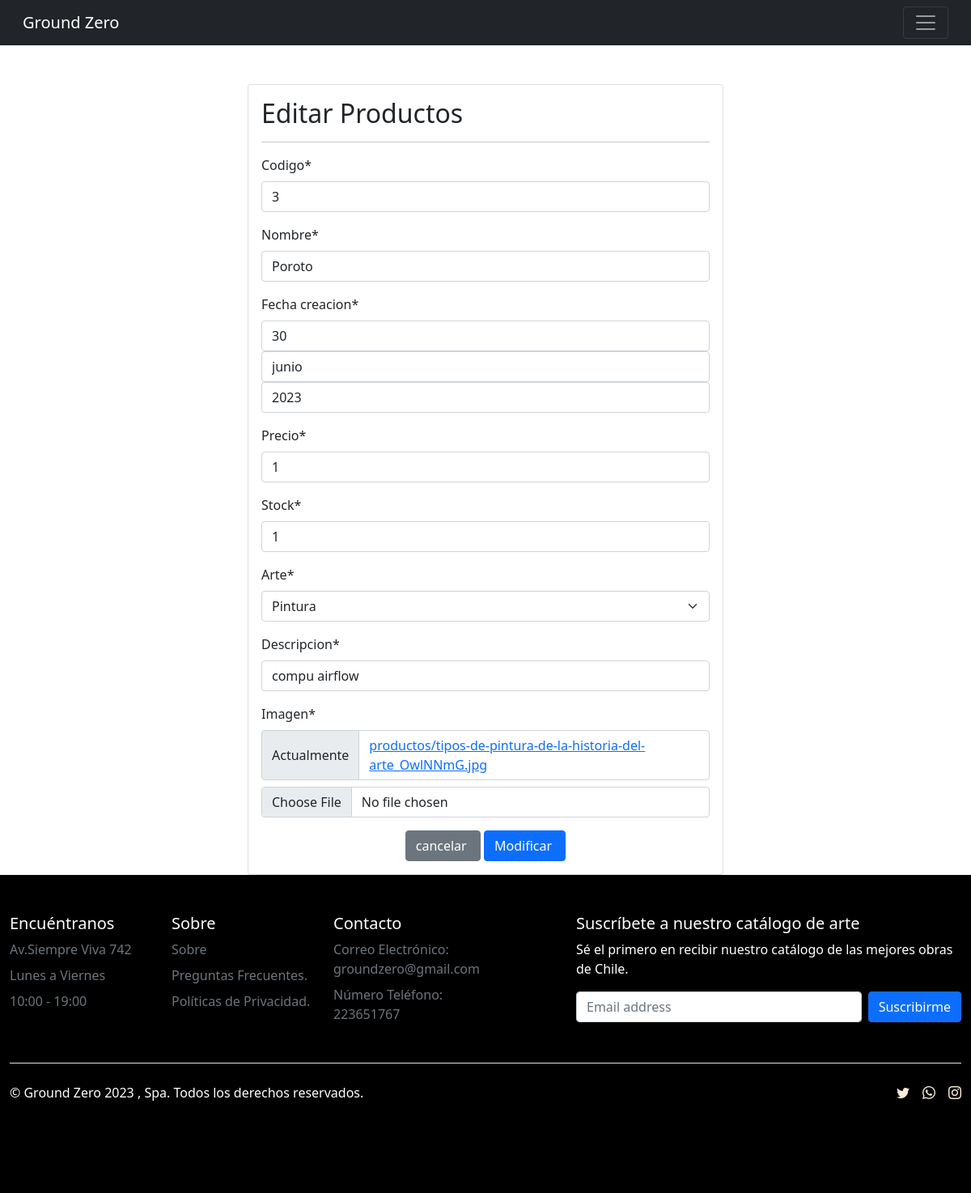
Page /modificar-producto/4/ on the committed database.
### app/models.py (models this page shows, shortened)
class Producto(models.Model):
    codigo = models.CharField(max_length=10)
    nombre = models.CharField(max_length=50 )
    fecha_creacion = models.DateField()
    precio = models.IntegerField()
    stock = models.IntegerField()
    arte = models.ForeignKey(Arte, on_delete=models.PROTECT)
    descripcion = models.CharField(max_length=42)
    imagen = models.ImageField(upload_to="productos", null=True)

class Arte(models.Model):
    nombre = models.CharField(max_length=20)
    def __str__(self):
        return self.nombre

### app/views.py (the view, shortened to what this page needs)
# urls.py: path('modificar-producto/<id>/', modificar_producto, name="modificar_producto"),
def modificar_producto(request, id):
    producto = get_object_or_404(Producto, id=id)
    data = {
        'form': ProductoForm(instance=producto)
    }
    return render(request, 'app/producto/modificar.html', data)

### app/forms.py
class ProductoForm(forms.ModelForm):
    class Meta:
        model = Producto
        fields = '__all__'
        widgets ={
            "fecha_creacion":forms.SelectDateWidget()
        }

### app/templates/app/producto/modificar.html (shortened to what this page needs)
{% load static %}
{% load crispy_forms_tags %}
<!doctype html>
<html lang="en">
<head>
    <link rel="stylesheet" href="https://cdn.jsdelivr.net/npm/bootstrap-icons@1.10.5/font/bootstrap-icons.css">
    <link rel="stylesheet" href="https://stackpath.bootstrapcdn.com/bootstrap/4.5.2/css/bootstrap.min.css">
    <link href="https://cdn.jsdelivr.net/npm/bootstrap@5.1.3/dist/css/bootstrap.min.css" rel="stylesheet"
>
    {% block css %}
    <link rel="stylesheet" href="{% static 'app/css/style.css' %}">
    {% endblock  %}
</head>
<body>
    <header>
        <nav class="navbar navbar-dark bg-dark">
            <div class="container-fluid">
                <a class="navbar-brand" href="{% url 'index' %}">Ground Zero</a>
                <button class="navbar-toggler" type="button" data-bs-toggle="collapse"
                    data-bs-target="#navbarSupportedContent" aria-controls="navbarSupportedContent"
                    aria-expanded="false" aria-label="Toggle navigation">
                    <span class="navbar-toggler-icon"></span>
                </button>
            </div>
        </nav>
    </header>
    <br><br>
    <div class="row">
        <div class="col-12 col-md-6 offset-md-3">
            <div class="card">
                <div class="card-body">
                    <h2>Editar Productos</h2>
                    <hr>
                    <form action="" method="post" enctype="multipart/form-data">
                        {{ form | crispy }}
                        <div class="d-flex justify-content-center">
                            <input type="reset" value="cancelar " class="btn btn-secondary">
                            <input type="submit" value="Modificar " class="btn btn-primary">
                        </div>
                    </form>
                </div>
            </div>
        </div>
    </div>
    <footer>
        <div class="container-fluid" style="background-color: black;">
            <footer class="py-5">
                <div class="row">
                    <div class="col-6 col-md-2 mb-3">
                        <h5>Encuéntranos</h5>
                        <ul class="nav flex-column">
                            <li class="nav-item mb-2"><a href="#" class="nav-link p-0 text-muted">Av.Siempre Viva
                                    742</a></li>
                            <li class="nav-item mb-2"><a href="#" class="nav-link p-0 text-muted">Lunes a
                                    Viernes</a></li>
                            <li class="nav-item mb-2"><a href="#" class="nav-link p-0 text-muted">10:00 - 19:00</a>
                            </li>
                        </ul>
                    </div>
                    <div class="col-6 col-md-2 mb-3">
                        <h5>Sobre</h5>
                        <ul class="nav flex-column">
                            <li class="nav-item mb-2"><a href="#" class="nav-link p-0 text-muted">Sobre</a></li>
                            <li class="nav-item mb-2"><a href="#" class="nav-link p-0 text-muted">Preguntas
                                    Frecuentes.</a></li>
                            <li class="nav-item mb-2"><a href="#" class="nav-link p-0 text-muted">Políticas de
                                    Privacidad.</a></li>
                        </ul>
                    </div>
                    <div class="col-6 col-md-2 mb-3">
                        <h5>Contacto</h5>
                        <ul class="nav flex-column">
                            <li class="nav-item mb-2"><a href="#" class="nav-link p-0 text-muted">Correo Electrónico:
                                    groundzero@gmail.com</a></li>
                            <li class="nav-item mb-2"><a href="#" class="nav-link p-0 text-muted">Número Teléfono:
                                    223651767</a></li>
                        </ul>
                    </div>
                    <div class="col-md-5 offset-md-1 mb-3">
                        <form>
                            <h5>Suscríbete a nuestro catálogo de arte</h5>
                            <p style="color:#fff ;">Sé el primero en recibir nuestro catálogo de las mejores obras
                                de Chile.</p>
                            <div class="d-flex flex-column flex-sm-row w-100 gap-2">
                                <input id="newsletter1" type="text" class="form-control" placeholder="Email address">
                                <button class="btn btn-primary" type="button">Suscribirme</button>
                            </div>
                        </form>
                    </div>
                </div>
                <div class="d-flex flex-column flex-sm-row justify-content-between py-4 my-4 border-top">
                    <p style="color: #fff;">© Ground Zero 2023 , Spa. Todos los derechos reservados.</p>
                    <ul class="list-unstyled d-flex">
                        <li class="ms-3"><a class="link-dark" href="#">
                                <i class="bi bi-twitter" style="color: antiquewhite;"></i></a></li>
                        <li class="ms-3"><a class="link-dark" href="#"><i class="bi bi-whatsapp"
                                    style="color: antiquewhite;"></i></a></li>
                        <li class="ms-3"><a class="link-dark" href="#"><i class="bi bi-instagram"
                                    style="color: antiquewhite;"></i></a></li>
                    </ul>
                </div>
            </footer>
</body>
</html>

### app/static/app/css/style.css (style rules this page uses)
h5 { color:#ffffff; }

### rows in the picture
Producto: codigo "3", nombre "Poroto", precio "1", stock "1", arte "Pintura", descripcion "compu airflow"
